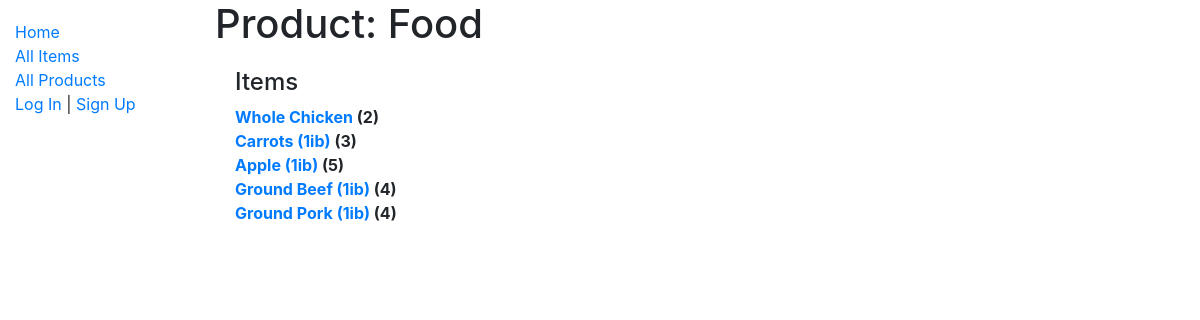
Screenshot of /custport/product/2 with the database file from the repository.
### custport/models.py (models this page shows, shortened)
class Product(models.Model):
    name = models.CharField(max_length=200, help_text='Enter a Product Type (e.g. Fruit)')

class Item(models.Model):
    name = models.CharField(max_length=200)
    product_type = models.ManyToManyField('Product', help_text='Select a Product Type')
    price = models.DecimalField(max_digits=10 ,decimal_places=2, default=0.00)
    def get_absolute_url(self):
        return reverse('item-detail', args=[str(self.id)])

### custport/views.py (the view)
# urls.py: path('product/<int:pk>', views.ProductDetailView.as_view(), name='product-detail'),
class ProductDetailView(generic.DetailView):
    model = Product

### custport/templates/custport/product_detail.html
{% extends "base_generic.html" %}
{% block content %}
  <h1>Product: {{ product.name }}</h1>
  <div style="margin-left:20px;margin-top:20px">
    <h4>Items</h4>
    {% for item in product.item_set.all %}
      <div>
        <strong><a href="{{ item.get_absolute_url }}">{{ item.name }}</a> ({{ item.iteminstance_set.all.count }})</strong>
      </div>
    {% endfor %}
  </div>
{% endblock %}

### rows the page displays
Product: name "Food"
Item: name "Whole Chicken", iteminstance_set.all.count "2"
Item: name "Carrots (1ib)", iteminstance_set.all.count "3"
Item: name "Apple (1ib)", iteminstance_set.all.count "5"
Item: name "Ground Beef (1ib)", iteminstance_set.all.count "4"
Item: name "Ground Pork (1ib)", iteminstance_set.all.count "4"
